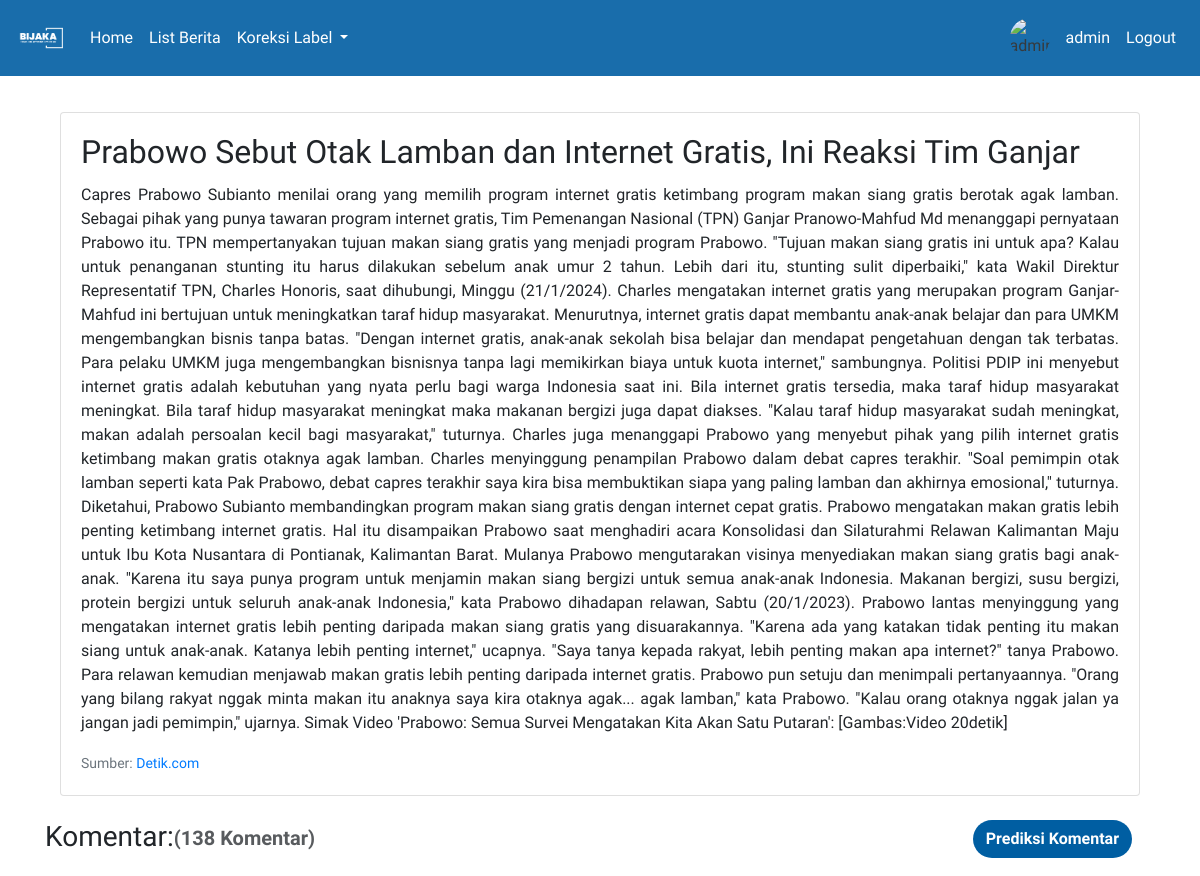
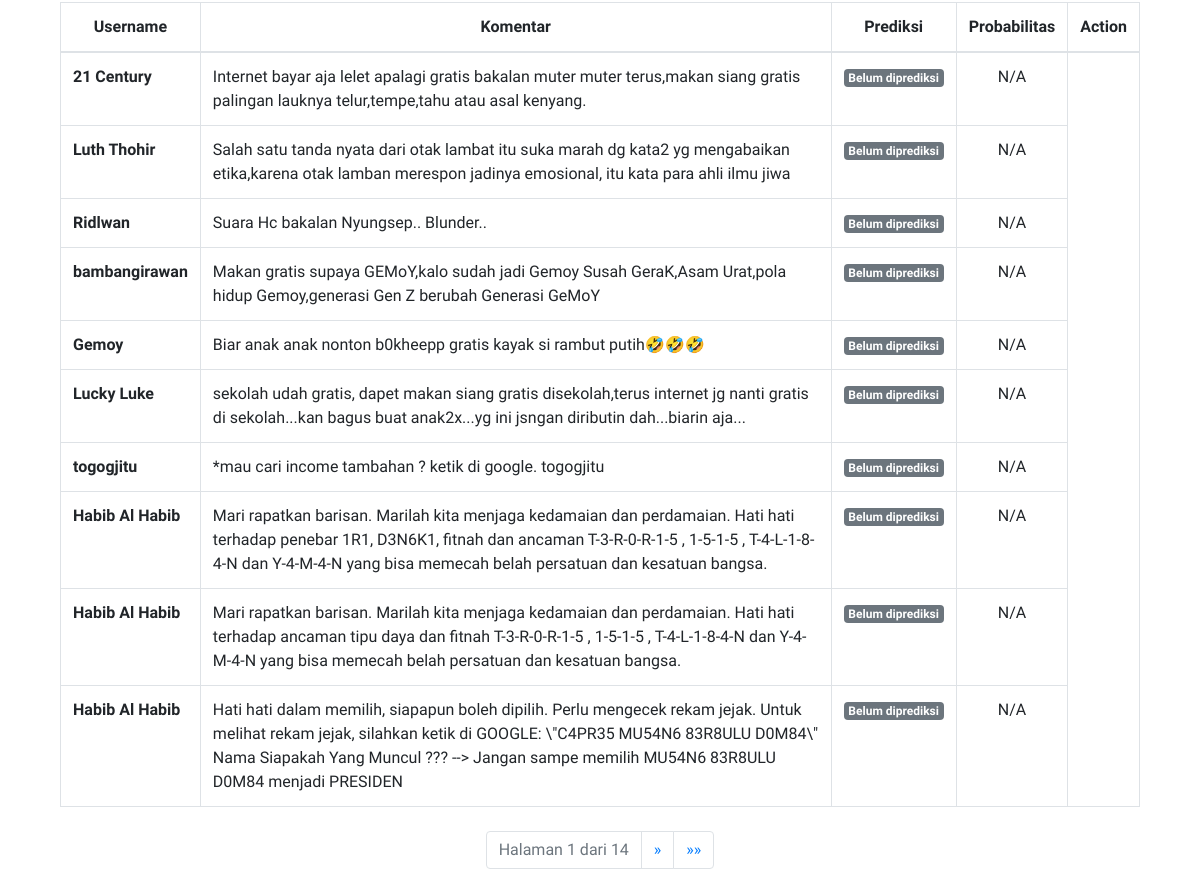
Screenshot of /detail_berita/157/ (signed in) with the database file from the repository (2 pictures, top to bottom).
### hateapp/models.py (models this page shows, shortened)
class Berita(models.Model):
    link = models.URLField()
    portal = models.CharField(max_length=50)
    judul = models.CharField(max_length=255)
    konten = models.TextField()
    jumlah_komentar = models.PositiveIntegerField()
    timestamp_scrape = models.DateTimeField(verbose_name='Timestamp Scrape')

class Komentar(models.Model):
    berita = models.ForeignKey(Berita, on_delete=models.CASCADE, related_name='komentar_set')
    penulis_komentar = models.CharField(max_length=255)
    isi_komentar = models.TextField()
    prediksi = models.CharField(max_length=10, blank=True, null=True)
    probabilitas = models.FloatField(blank=True, null=True)
    @property
    def formatted_probabilitas(self):
        if self.probabilitas is not None:
            return "{:.4%}".format(self.probabilitas)
        else:
            return "N/A"

### hateapp/views.py (the view)
# urls.py: path('detail_berita/<int:berita_id>/', views.detail_berita, name='detail_berita'),
def detail_berita(request, berita_id,):
    try:
        hasil_scrape = Berita.objects.get(id=berita_id)
        komentar_list = Komentar.objects.filter(berita=hasil_scrape)
    except Berita.DoesNotExist:
        hasil_scrape = None
        komentar_list = None
    hate_count = komentar_list.filter(prediksi='Hate').count()
    non_hate_count = komentar_list.filter(prediksi='Non-Hate').count()
    paginator = Paginator(komentar_list, 10)
    page = request.GET.get('page')
    try:
        komentar = paginator.page(page)
    except PageNotAnInteger:
        komentar = paginator.page(1)
    except EmptyPage:
        komentar = paginator.page(paginator.num_pages)
    filtered_komentar = [k for k in komentar if k.prediksi is None]
    return render(request, 'detail_berita.html', {'hasil_scrape': hasil_scrape, 'komentar': komentar, 'filtered_komentar': filtered_komentar, 'hate_count':hate_count, 'non_hate_count':non_hate_count})

### templates/detail_berita.html (shortened to what this page needs)
{% extends 'base.html' %}
{% block content %}
<div class="container mt-4">
    {% if hasil_scrape %}
    <div class="card mb-4">
        <div class="card-body">
            <h2 class="card-title">{{ hasil_scrape.judul }}</h2>
            <p class="card-text text-justify">{{ hasil_scrape.konten }}</p>
            <p class="card-text"><small class="text-muted">Sumber: <a href="{{hasil_scrape.link}}" target="_blank">{{ hasil_scrape.portal }}</a></small></p>
        </div>
    </div>
    <div class="row">
        <div class="col-md-6 d-flex">
            <div class="row">
                <h3 class="mb-4">Komentar: </h3>
                <h5 style="opacity: 75%; margin-top: 0.29em;"><strong>({{ hasil_scrape.jumlah_komentar }} Komentar)</strong></h5>
            </div>
        </div>
        {% if filtered_komentar|length == komentar|length %}
            <div class="col-md-6 d-flex justify-content-end">
                <form id="predict-form" method="post" action="{% url 'predict_comments' berita_id=hasil_scrape.id %}" style="display: inline;">
                    <button id="predict-button" type="submit" class="btn mx-2" style="border-radius: 20px; background-color: #005EA2; color: white;">
                        <span id="button-text"><strong>Prediksi Komentar</strong></span>
                    </button>
                </form>
            </div>
        {% endif %}
    </div>
    <table class="table table-bordered">
        <thead class="text-center">
            <tr>
                <th>Username</th>
                <th>Komentar</th>
                <th>Prediksi</th>
                <th>Probabilitas</th>
                <th>Action</th>
            </tr>
        </thead>
    <tbody>
        {% for komentar_instance in komentar %}
            <tr class="align-items-center">
                <td><strong>{{ komentar_instance.penulis_komentar }}</strong></td>
                <td>{{ komentar_instance.isi_komentar }}</td>
                <td class="text-center">
                    {% if komentar_instance.prediksi == 'Hate' %}
                        <span class="badge badge-danger">{{ komentar_instance.prediksi }}</span>
                    {% elif komentar_instance.prediksi == 'Non-Hate' %}
                        <span class="badge badge-primary">{{ komentar_instance.prediksi }}</span>
                    {% else %}
                        <span class="badge badge-secondary">Belum diprediksi</span>
                    {% endif %}
                </td>
                <td class="text-center">{{ komentar_instance.formatted_probabilitas }}</td>
            </tr>
        {% endfor %}
    </tbody>
</table>
    <div class="pagination mt-4 d-flex justify-content-center">
        <ul class="pagination justify-content-center">
            <li class="page-item disabled">
                <span class="page-link">
                    Halaman {{ komentar.number }} dari {{ komentar.paginator.num_pages }}
                </span>
            </li>
            {% if komentar.has_next %}
                <li class="page-item">
                    <a class="page-link" href="?page={{ komentar.next_page_number }}" aria-label="Next">
                        <span aria-hidden="true">&raquo;</span>
                    </a>
                </li>
                <li class="page-item">
                    <a class="page-link" href="?page={{ komentar.paginator.num_pages }}" aria-label="Last">
                        <span aria-hidden="true">&raquo;&raquo;</span>
                    </a>
                </li>
            {% endif %}
        </ul>
    </div>
    {% else %}
        <div class="alert alert-danger">
            Gagal mendapatkan data berita.
        </div>
    {% endif %}
</div>
{% endblock %}

### templates/base.html (shortened to what this page needs)
<!DOCTYPE html>
{% load static %}
{% load avatar_tags %}
<html lang="en">
<head>
    <link rel="stylesheet" href="static/style.css">
    <link rel="stylesheet" href="https://cdn.jsdelivr.net/npm/bootstrap@4.6.2/dist/css/bootstrap.min.css">
</head>
<body>
  <nav class="navbar navbar-expand-lg navbar-light fixed-top" style="background-color: #005EA2; opacity: 0.90">
    <a class="navbar-brand" href="#" style="color: white; display: flex; align-items: center;">
      <img src="{% static 'bijaka.png' %}" alt="Deskripsi gambar" style="width: 50px; height: 50px; object-fit: cover; border-radius: 50%;">
  </a>
    <div class="collapse navbar-collapse" id="navbarNav">
      <ul class="navbar-nav">
        <li class="nav-item">
          <a class="nav-link" href="{% url 'berita' %}" style="color: white;">Home</a>
        </li>
        <li class="nav-item">
          <a class="nav-link" href="{% url 'list_berita' %}" style="color: white;">List Berita</a>
        </li>
        <li class="nav-item dropdown">
          <a class="nav-link dropdown-toggle" style="color: white;" href="#" id="navbarDropdownMenuLink" data-toggle="dropdown" aria-haspopup="true" aria-expanded="false">
            Koreksi Label
          </a>
        </li>
      </ul>
      <ul class="navbar-nav ml-auto">
        {% if user.is_authenticated %}
            <li class="nav-item">
              <div class="d-flex align-items-center">
                <img src="{% avatar_url user 24 %}" style="width: 40px; height: 40px;" alt="{{ user.username }} Avatar" class="rounded-circle mr-2">
                <a class="nav-link" href="#" data-toggle="modal" data-target="#logoutModal" style="color: white;">
                    {{ user.username }}
                </a>
            </div>
            </li>
            <li class="nav-item">
                <a class="nav-link" href="#" data-toggle="modal" data-target="#logoutModal" style="color: white;">Logout</a>
            </li>
        {% else %}
            <li class="nav-item">
                <a class="nav-link" href="{% url 'login' %}" style="color: white;">Login</a>
            </li>
        {% endif %}
    </ul>
    </div>
</nav>
<div class="container mt-4" style="margin-top: 7em !important;">
        {% block content %}
        {% endblock %}
    </div>
</body>
</html>

### templates/base.html (style rules this page uses)
h2, h1, p, div, a { font-family: 'Plus Jakarta Sans', sans-serif; }

### rows the page displays
Berita: judul "Prabowo Sebut Otak Lamban dan Internet Gratis, Ini Reaksi Tim Ganjar", konten "Capres Prabowo Subianto menilai orang yang memilih program internet gratis ketimbang program makan siang gratis berotak agak lamban. Sebagai pihak yang punya tawaran program internet gratis, Tim Pemenangan Nasional (TPN) Ganjar Pranowo-Mahfud Md menanggapi pernyataan Prabowo itu. TPN mempertanyakan tujuan makan siang gratis yang menjadi program Prabowo. \"Tujuan makan siang gratis ini untuk apa? Kalau untuk penanganan stunting itu harus dilakukan sebelum anak umur 2 tahun. Lebih dari itu, stunting sulit diperbaiki,\" kata Wakil Direktur Representatif TPN, Charles Honoris, saat dihubungi, Minggu (21/1/2024). Charles mengatakan internet gratis yang merupakan program Ganjar-Mahfud ini bertujuan…", portal "Detik.com", jumlah_komentar "138"
Komentar: penulis_komentar "21 Century", isi_komentar "Internet bayar aja lelet apalagi gratis bakalan muter muter terus,makan siang gratis palingan lauknya telur,tempe,tahu atau asal kenyang.", shows "Belum diprediksi", formatted_probabilitas "N/A"
Komentar: penulis_komentar "Luth Thohir", isi_komentar "Salah satu tanda nyata dari otak lambat itu suka marah dg kata2 yg mengabaikan etika,karena otak lamban merespon jadinya emosional, itu kata para ahli ilmu jiwa", shows "Belum diprediksi", formatted_probabilitas "N/A"
Komentar: penulis_komentar "Ridlwan", isi_komentar "Suara Hc bakalan Nyungsep.. Blunder..", shows "Belum diprediksi", formatted_probabilitas "N/A"
Komentar: penulis_komentar "bambangirawan", isi_komentar "Makan gratis supaya GEMoY,kalo sudah jadi Gemoy Susah GeraK,Asam Urat,pola hidup Gemoy,generasi Gen Z berubah Generasi GeMoY", shows "Belum diprediksi", formatted_probabilitas "N/A"
Komentar: penulis_komentar "Gemoy", isi_komentar "Biar anak anak nonton b0kheepp gratis kayak si rambut putih🤣🤣🤣", shows "Belum diprediksi", formatted_probabilitas "N/A"
Komentar: penulis_komentar "Lucky Luke", isi_komentar "sekolah udah gratis, dapet makan siang gratis disekolah,terus internet jg nanti gratis di sekolah...kan bagus buat anak2x...yg ini jsngan diributin dah...biarin aja...", shows "Belum diprediksi", formatted_probabilitas "N/A"
Komentar: penulis_komentar "togogjitu", isi_komentar "*mau cari income tambahan ? ketik di google. togogjitu", shows "Belum diprediksi", formatted_probabilitas "N/A"
Komentar: penulis_komentar "Habib Al Habib", isi_komentar "Mari rapatkan barisan. Marilah kita menjaga kedamaian dan perdamaian. Hati hati terhadap penebar 1R1, D3N6K1, fitnah dan ancaman T-3-R-0-R-1-5 , 1-5-1-5 , T-4-L-1-8-4-N dan Y-4-M-4-N yang bisa memecah belah persatuan dan kesatuan bangsa.", shows "Belum diprediksi", formatted_probabilitas "N/A"
Komentar: penulis_komentar "Habib Al Habib", isi_komentar "Mari rapatkan barisan. Marilah kita menjaga kedamaian dan perdamaian. Hati hati terhadap ancaman tipu daya dan fitnah T-3-R-0-R-1-5 , 1-5-1-5 , T-4-L-1-8-4-N dan Y-4-M-4-N yang bisa memecah belah persatuan dan kesatuan bangsa.", shows "Belum diprediksi", formatted_probabilitas "N/A"
Komentar: penulis_komentar "Habib Al Habib", isi_komentar "Hati hati dalam memilih, siapapun boleh dipilih. Perlu mengecek rekam jejak. Untuk melihat rekam jejak, silahkan ketik di GOOGLE: \\\"C4PR35 MU54N6 83R8ULU D0M84\\\" Nama Siapakah Yang Muncul ??? --> Jangan sampe memilih MU54N6 83R8ULU D0M84 menjadi PRESIDEN", shows "Belum diprediksi", formatted_probabilitas "N/A"

### other values shown
{{ user.username }} "admin"
{{ komentar.number }} "1"
{{ komentar.paginator.num_pages }} "14"
